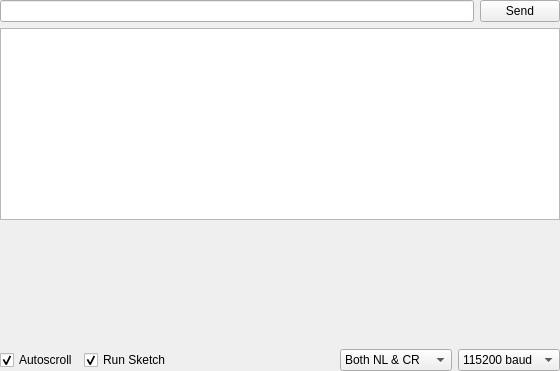
<?xml version="1.0" encoding="UTF-8"?>
<ui version="4.0">
 <class>serialmonitorwidget</class>
 <widget class="QWidget" name="serialmonitorwidget">
  <property name="geometry">
   <rect>
    <x>0</x>
    <y>0</y>
    <width>560</width>
    <height>371</height>
   </rect>
  </property>
  <property name="windowTitle">
   <string>Form</string>
  </property>
  <layout class="QVBoxLayout" name="verticalLayout_2">
   <property name="leftMargin">
    <number>0</number>
   </property>
   <property name="topMargin">
    <number>0</number>
   </property>
   <property name="rightMargin">
    <number>0</number>
   </property>
   <property name="bottomMargin">
    <number>0</number>
   </property>
   <item>
    <layout class="QHBoxLayout" name="horizontalLayout_8">
     <property name="spacing">
      <number>6</number>
     </property>
     <property name="topMargin">
      <number>0</number>
     </property>
     <item>
      <widget class="QLineEdit" name="messageTxt"/>
     </item>
     <item>
      <widget class="QPushButton" name="sendButton">
       <property name="text">
        <string>Send</string>
       </property>
      </widget>
     </item>
    </layout>
   </item>
   <item>
    <widget class="QPlainTextEdit" name="outputText">
     <property name="sizePolicy">
      <sizepolicy hsizetype="Expanding" vsizetype="Expanding">
       <horstretch>0</horstretch>
       <verstretch>0</verstretch>
      </sizepolicy>
     </property>
     <property name="lineWrapMode">
      <enum>QPlainTextEdit::NoWrap</enum>
     </property>
     <property name="readOnly">
      <bool>true</bool>
     </property>
    </widget>
   </item>
   <item>
    <widget class="ImageViewer" name="outputImage" native="true">
     <property name="sizePolicy">
      <sizepolicy hsizetype="Preferred" vsizetype="Expanding">
       <horstretch>0</horstretch>
       <verstretch>0</verstretch>
      </sizepolicy>
     </property>
    </widget>
   </item>
   <item>
    <layout class="QHBoxLayout" name="horizontalLayout_10">
     <property name="topMargin">
      <number>0</number>
     </property>
     <item>
      <widget class="QCheckBox" name="autoScrollCheck">
       <property name="text">
        <string>Autoscroll</string>
       </property>
       <property name="checked">
        <bool>true</bool>
       </property>
      </widget>
     </item>
     <item>
      <widget class="QCheckBox" name="runSketchCheck">
       <property name="text">
        <string>Run Sketch</string>
       </property>
       <property name="checked">
        <bool>true</bool>
       </property>
      </widget>
     </item>
     <item>
      <spacer name="horizontalSpacer_7">
       <property name="orientation">
        <enum>Qt::Horizontal</enum>
       </property>
       <property name="sizeHint" stdset="0">
        <size>
         <width>40</width>
         <height>20</height>
        </size>
       </property>
      </spacer>
     </item>
     <item>
      <widget class="QComboBox" name="lineEndingBox">
       <property name="minimumSize">
        <size>
         <width>0</width>
         <height>0</height>
        </size>
       </property>
       <property name="currentIndex">
        <number>3</number>
       </property>
       <item>
        <property name="text">
         <string>No line ending</string>
        </property>
       </item>
       <item>
        <property name="text">
         <string>Newline</string>
        </property>
       </item>
       <item>
        <property name="text">
         <string>Carriage return</string>
        </property>
       </item>
       <item>
        <property name="text">
         <string>Both NL &amp; CR</string>
        </property>
       </item>
      </widget>
     </item>
     <item>
      <widget class="QComboBox" name="baudrateBox">
       <property name="currentIndex">
        <number>9</number>
       </property>
       <item>
        <property name="text">
         <string>300 baud</string>
        </property>
       </item>
       <item>
        <property name="text">
         <string>1200 baud</string>
        </property>
       </item>
       <item>
        <property name="text">
         <string>4800 baud</string>
        </property>
       </item>
       <item>
        <property name="text">
         <string>9600 baud</string>
        </property>
       </item>
       <item>
        <property name="text">
         <string>14400 baud</string>
        </property>
       </item>
       <item>
        <property name="text">
         <string>19200 baud</string>
        </property>
       </item>
       <item>
        <property name="text">
         <string>28800 baud</string>
        </property>
       </item>
       <item>
        <property name="text">
         <string>38400 baud</string>
        </property>
       </item>
       <item>
        <property name="text">
         <string>57600 baud</string>
        </property>
       </item>
       <item>
        <property name="text">
         <string>115200 baud</string>
        </property>
       </item>
      </widget>
     </item>
    </layout>
   </item>
  </layout>
 </widget>
 <customwidgets>
  <customwidget>
   <class>ImageViewer</class>
   <extends>QWidget</extends>
   <header>imageviewer.h</header>
   <container>1</container>
  </customwidget>
 </customwidgets>
 <resources/>
 <connections/>
</ui>
